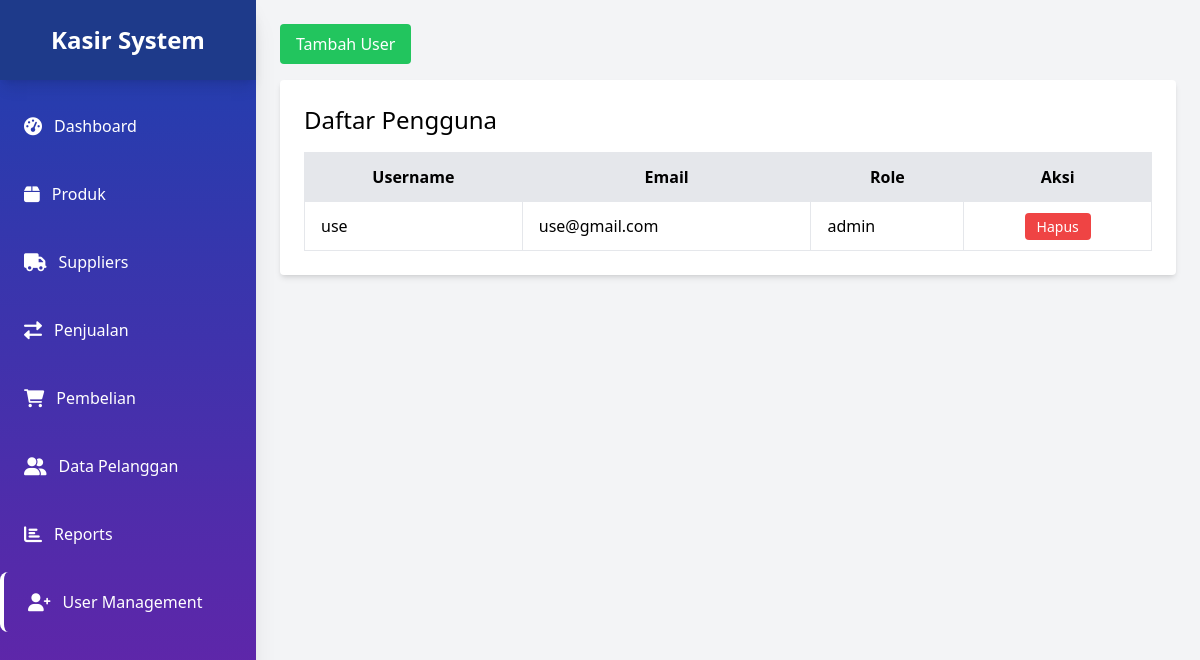
The page /public/register2.php on the database its author committed.
### tables this page shows
CREATE TABLE `user` (
  `id_user` int(11) NOT NULL,
  `username` varchar(255) NOT NULL,
  `email` varchar(255) NOT NULL,
  `password` varchar(255) NOT NULL,
  `role` enum('admin','kasir') NOT NULL,
  `tanggal_dibuat` timestamp NOT NULL DEFAULT current_timestamp()
);

### public/register2.php (the view, shortened to what this page needs)
<?php
require_once '../app/koneksi.php';
$current_page = basename($_SERVER['PHP_SELF']);
$stmt = $db->prepare("SELECT * FROM user");
$stmt->execute();
$users = $stmt->fetchAll(PDO::FETCH_ASSOC);
?>
<!DOCTYPE html>
<html lang="en">
<head>
    <script src="https://cdn.tailwindcss.com"></script>
    <link href="https://cdnjs.cloudflare.com/ajax/libs/font-awesome/6.0.0/css/all.min.css" rel="stylesheet">
</head>
<body class="bg-gray-100 flex">
    <div class="w-64 h-screen bg-gradient-to-b from-blue-800 to-purple-800 shadow-xl fixed">
        <div class="flex items-center justify-center h-20 bg-blue-900 shadow-lg">
            <h1 class="text-white text-2xl font-bold">Kasir System</h1>
        </div>
        <nav class="mt-4 space-y-2">
            <a href="dashboard.php" class="flex items-center text-white py-4 px-6 hover:bg-white hover:bg-opacity-20 transition rounded-lg ">
                <i class="fas fa-tachometer-alt text-lg mr-3"></i> Dashboard
            </a>
            <a href="products.php" class="flex items-center text-white py-4 px-6 hover:bg-white hover:bg-opacity-20 transition rounded-lg ">
                <i class="fas fa-box text-lg mr-3"></i> Produk
            </a>
            <a href="suppliers.php" class="flex items-center text-white py-4 px-6 hover:bg-white hover:bg-opacity-20 transition rounded-lg ">
                <i class="fas fa-truck text-lg mr-3"></i> Suppliers
            </a>
            <a href="transaksi.php" class="flex items-center text-white py-4 px-6 hover:bg-white hover:bg-opacity-20 transition rounded-lg">
                <i class="fas fa-exchange-alt text-lg mr-3"></i> Penjualan
            </a>
            <a href="pembelian.php" class="flex items-center text-white py-4 px-6 hover:bg-white hover:bg-opacity-20 transition rounded-lg ">
                <i class="fas fa-shopping-cart text-lg mr-3"></i> Pembelian
            </a>
            <a href="pelanggan.php" class="flex items-center text-white py-4 px-6 hover:bg-white hover:bg-opacity-20 transition rounded-lg ">
                <i class="fas fa-user-friends text-lg mr-3"></i> Data Pelanggan
            </a>
            <a href="reports.php" class="flex items-center text-white py-4 px-6 hover:bg-white hover:bg-opacity-20 transition rounded-lg ">
                <i class="fas fa-chart-bar text-lg mr-3"></i> Reports
            </a>
                <a href="register2.php" class="flex items-center text-white py-4 px-6 hover:bg-white hover:bg-opacity-20 transition rounded-lg <?php echo ($current_page == 'register2.php') ? 'border-l-4 border-white' : ''; ?>">
                    <i class="fas fa-user-plus text-lg mr-3"></i> User Management
                </a>
        </nav>
    </div>
    <div class="ml-64 flex-1 p-6">
        <button onclick="toggleForm()" class="bg-green-500 text-white px-4 py-2 rounded mb-4">
            Tambah User
        </button>
        <div class="bg-white p-6 rounded shadow-md">
            <h2 class="text-2xl mb-4">Daftar Pengguna</h2>
            <div class="overflow-x-auto">
                <table class="min-w-full bg-white rounded shadow-lg">
                    <thead>
                        <tr class="bg-gray-200 text-base">
                            <th class="py-3 px-4 border">Username</th>
                            <th class="py-3 px-4 border">Email</th>
                            <th class="py-3 px-4 border">Role</th>
                            <th class="py-3 px-4 border text-center">Aksi</th>
                        </tr>
                    </thead>
                    <tbody>
                        <?php foreach ($users as $user): ?>
                            <tr class="hover:bg-gray-100 text-base">
                                <td class="py-3 px-4 border"><?= htmlspecialchars($user['username']) ?></td>
                                <td class="py-3 px-4 border"><?= htmlspecialchars($user['email']) ?></td>
                                <td class="py-3 px-4 border"><?= htmlspecialchars($user['role']) ?></td>
                                <td class="py-3 px-4 border text-center">
                                    <a href="register2.php?hapus=<?= $user['id_user'] ?>"
                                       class="bg-red-500 text-white px-3 py-1 rounded text-sm"
                                       onclick="return confirm('Apakah Anda yakin ingin menghapus user ini?')">
                                       Hapus
                                    </a>
                                </td>
                            </tr>
                        <?php endforeach; ?>
                    </tbody>
                </table>
            </div>
        </div>
    </div>
</body>
</html>

### rows shown on the page
user: username "use", email "use@gmail.com", role "admin"
